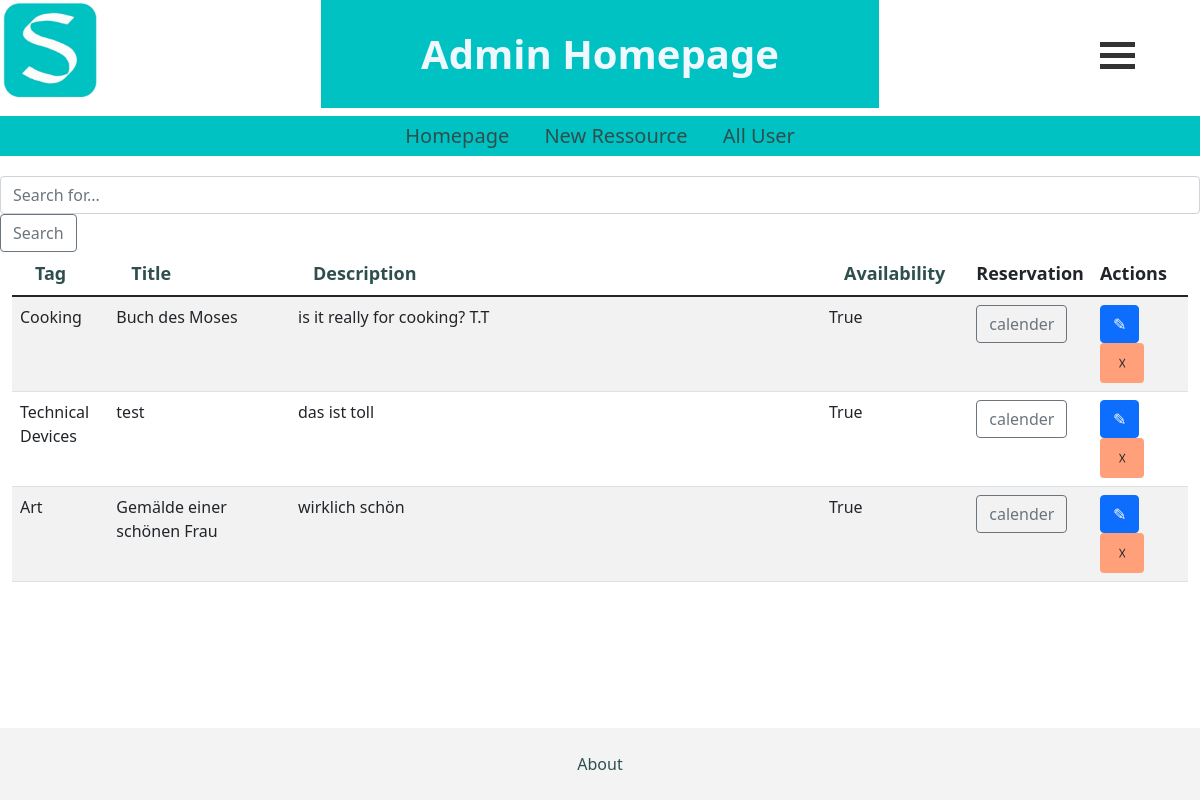
Page /homepage/ on the committed database.
### firstapp/models.py (models this page shows, shortened)
class Cluster(models.Model):
    tag_choice = (
        ('Art' , 'Art'),
        ('Chemistry' , 'Chemistry'),
        ('Technical Devices' , 'Technical Devices'),
        ('Cooking' , 'Cooking'),
        ('Music' , 'Music'),
    )
    tag_system = models.CharField(max_length=30, blank=True, choices=tag_choice)
    title = models.CharField(max_length=250)
    Beschreibung = models.CharField(max_length=250)
    availability = models.BooleanField()

### firstapp/views.py (the view)
# urls.py: path('homepage/', views.homepage, name='Übersicht'),
def homepage(request):
    if 'suche' in request.GET:
        suche = request.GET['suche']
        sortieren = Q(Q(tag_system__icontains=suche) | Q( title__icontains=suche) | Q( Beschreibung__icontains=suche))
        cluster = Cluster.objects.filter(sortieren)
    elif 'order_by' in request.GET:
        order_by = request.GET.get('order_by', 'defaultOrderField')
        cluster = Cluster.objects.all().order_by(order_by)
    else:
        cluster = Cluster.objects.all()
    context = {'cluster' : cluster}
    return render(request,'firstapp/homepageAdmin.html', context)

### firstapp/templates/firstapp/homepageAdmin.html (shortened to what this page needs)
{% extends 'firstapp/base.html' %}
{% load static %}
{% block body %}
  <div class="d-flex justify-content-between ">
    <div>
      <img class="logo" src="{% static 'images/logo.jpg'%}" alt="ASDSAD" onclick="javascript:window.location='http://127.0.0.1:8000/cls/';" on/>
    </div>
    <div>
      <h1 id="sitename"><b> Admin Homepage </b></h1>
    </div>
    <div class="dropstart col-1 align-self-center">
      <div class="menu" id="dropdownMenu" data-bs-toggle="dropdown" aria-expanded="false" onclick="transformFunction(this)">
        <div class="menuBar1"></div>
        <div class="menuBar2"></div>
        <div class="menuBar3"></div>
      </div>
    </div>
  </div>
  <nav>
      <a href="{% url 'Übersicht' %}">Homepage</a>
      <a href="{% url 'New' %}">New Ressource</a>
      <a href="{% url 'New' %}">All User</a>
  </nav>
  <form class="form-inline my-2 my-lg-0">
    <input class="form-control mr-sm2" name="suche" type="search" placeholder="Search for..." aria-lable="Search">
    <button class="btn btn-outline-secondary" type="submit">Search</button>
  </form>
  <div class="container-fluid">
    <div class="table-responsive">
      <table id="mainTable" class="table table-striped table-hover">
        <thead>
          <tr>
            <th><a class="table-head-button" href="?order_by=tag_system">Tag</a></th>
            <th><a class="table-head-button" href="?order_by=title">Title</a></th>
            <th><a class="table-head-button" href="?order_by=Beschreibung">Description</a></th>
            <th><a class="table-head-button" href="?order_by=availability">Availability</a></th>
            <th>Reservation</th>
            <th>Actions</th>
          </tr>
        </thead>
        <tbody>
          {% for cl in cluster %}
            <tr>
              <td class="col-sm-1">{{cl.tag_system}}</td>
              <td class="col-sm-2">{{cl.title}}</td>
              <td class="col-sm-6">{{cl.Beschreibung}}</td>
              <td class="col-sm-1">{{cl.availability}}</td>
              <td class="col-sm-1">
                <a class="btn btn-outline-secondary" href="{%url 'ResPageAdmin' cl.id %}" role="button">calender</a>
              </td>
              <td class="col-sm-3">
                <a class="btn btn-primary" href="{% url 'edit' cl.id %}" role="button">&#x270E</a>
                <a class="btn close" href="{% url 'deleteCluster' cl.id %}" role="button">&#9747</a>
              </td>
            </tr>
          {% endfor %}
        </tbody>
      </table>
    </div>
  </div>
{% endblock body %}

### firstapp/templates/firstapp/base.html (style rules this page uses)
#sitename { padding: 30px 100px; color: aliceblue; background-color: rgb(0, 194, 194); font-size: 40px; text-align: center; }
.logo { width: 100px; height: 100px; cursor: pointer; margin: 0px, 0px, 0px, 10px; }
nav { padding: 5px; margin: 0 0 20px; text-align: center; font-size: 20px; width: 100%; background-color: rgb(0, 194, 194); color: black; }
a { color:darkslategrey; padding-left: 15px; padding-right: 15px; text-decoration: none; }
th { font-size: 18px; }
.close { padding: 7px 17px; background-color: lightsalmon; }
html { position: relative; min-height: 100%; }
body { margin-bottom: 100px; }
.menu { display: inline-block; cursor: pointer; }
.menuBar1, .menuBar2, .menuBar3 { width: 35px; height: 5px; background-color: #333; margin: 6px 0; transition: 0.4s; }

### rows in the picture
Cluster: tag_system "Cooking", title "Buch des Moses", Beschreibung "is it really for cooking? T.T", availability "True"
Cluster: tag_system "Technical Devices", title "test", Beschreibung "das ist toll", availability "True"
Cluster: tag_system "Art", title "Gemälde einer schönen Frau", Beschreibung "wirklich schön", availability "True"
